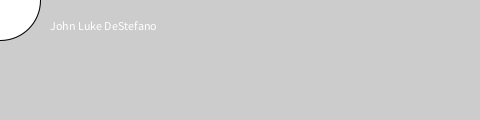
Frame 1 (no input)
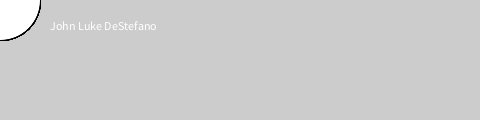
Frame 60 (the mouse pressed at the canvas centre just before this capture)
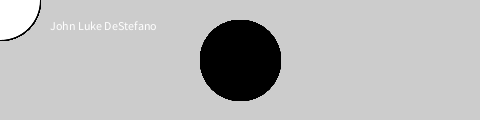
Frame 120 (the mouse held since frame 60 and released just before this capture)

The Processing sketch that drew these frames (run headless with seeded random() and noise(); from frame 60 on, the mouse is pressed at the canvas centre):

// Processing sketch: processing_79005
// ── processing_79005.pde

void setup() {
  size(480, 120);
  smooth();
  text("John Luke DeStefano", 50, 30);
}

void draw() {
  if (mousePressed) {
    fill(0);
  } else {
    fill(255);
  }
  ellipse(mouseX, mouseY, 80, 80);
}
